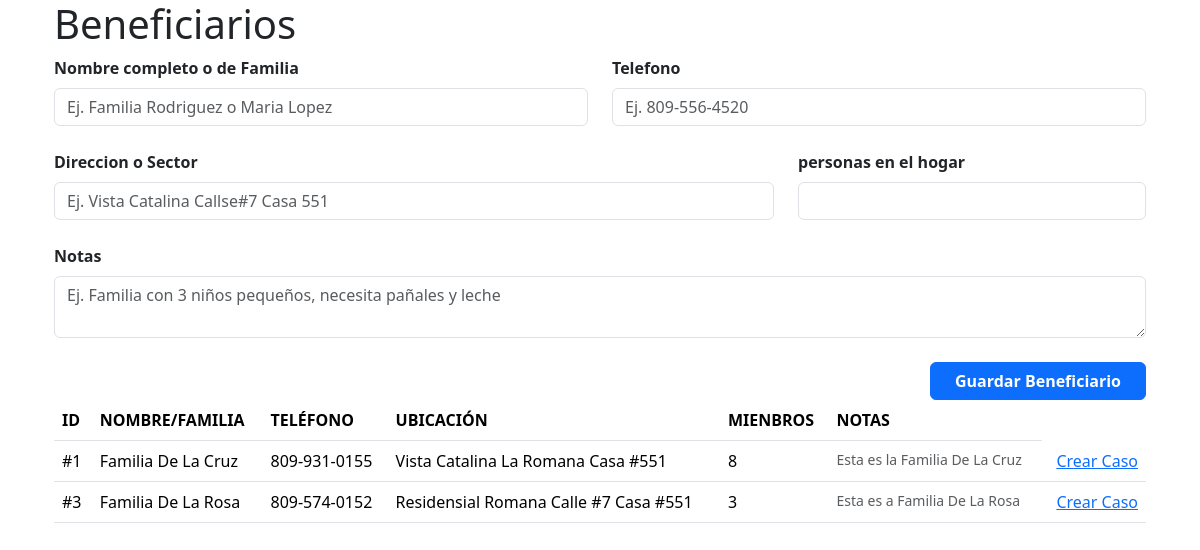
Screenshot of /beneficiaries with the database file from the repository.
### tables this page shows
CREATE TABLE beneficiaries (
    id INTEGER PRIMARY KEY AUTOINCREMENT,
    name TEXT NOT NULL,
    phone TEXT,
    location TEXT,
    household_size INTEGER DEFAULT 1,
    notes TEXT,
    created_at TIMESTAMP DEFAULT CURRENT_TIMESTAMP
);

### app.py (the view, shortened to what this page needs)
@app.route("/beneficiaries", methods=["GET", "POST"])
def beneficiaries():
  with get_db() as conn:
    all_beneficiaries = conn.execute("SELECT * FROM beneficiaries ORDER BY name ASC").fetchall()
  return render_template("beneficiaries.html", beneficiaries=all_beneficiaries)

### db.py (called while the page is built)
def get_db():
  if "db" not in g:
    g.db = sqlite3.connect(
      current_app.config["DATABASE"],
      detect_types=sqlite3.PARSE_DECLTYPES
    )
    g.db.row_factory = sqlite3.Row
  return g.db

### templates/beneficiaries.html (shortened to what this page needs)
{% extends "layout.html" %}
{% block main %}
  <div class="container">
    <h1>Beneficiarios</h1>
    <div>
      <form action="/beneficiaries" method="post">
        <div class="row g-4">
          <div class="col-12 col-md-6">
            <label for="name" class="form-label fw-semibold">Nombre completo o de Familia</label>
            <input type="text" class="form-control" name="name" placeholder="Ej. Familia Rodriguez o Maria Lopez" >
          </div>
          <div class="col-12 col-md-6">
            <label for="phone" class="form-label fw-semibold">Telefono</label>
            <input type="text" class="form-control" name="phone" placeholder="Ej. 809-556-4520" >
          </div>
          <div class="col-12 col-md-8">
            <label for="location" class="form-label fw-semibold">Direccion o Sector</label>
            <input type="text" class="form-control" name="location" placeholder="Ej. Vista Catalina Callse#7 Casa 551" >
          </div>
          <div class="col-12 col-md-4">
            <label for="household_size" class="form-label fw-semibold">personas en el hogar</label>
            <input type="number" class="form-control" name="household_size" >
          </div class="col-12">
          <div class="col-12">
            <label for="notes" class="form-label fw-semibold">Notas</label>
            <textarea name="notes" class="form-control" placeholder="Ej. Familia con 3 niños pequeños, necesita pañales y leche"></textarea>
          </div>
          <div class="col-12 d-flex justify-content-end gap-2 mt-4">
            <button type="submit" class="btn btn-primary px-4 fw-semibold">Guardar Beneficiario</button>
          </div>
        </div>
      </form>
    </div>
    <div>
      <table class="table">
        <thead>
          <tr>
            <th>ID</th>
            <th>NOMBRE/FAMILIA</th>
            <th>TELÉFONO</th>
            <th>UBICACIÓN</th>
            <th>MIENBROS</th>
            <th>NOTAS</th>
          </tr>
        </thead>
        <tbody>
          {% for b in beneficiaries %}
            <tr>
              <td>#{{ b.id }}</td>
              <td required>{{ b.name }}</td>
              <td>{{ b.phone }}</td>
              <td>{{ b.location }}</td>
              <td>{{ b.household_size }}</td>
              <td class="text-muted small">{{ b.notes }}</td>
              <td class="text-end">
                <a href="/cases/new?beneficiary_id={{ b.id }}">Crear Caso</a>
              </td>
            </tr>
          {% endfor %}
        </tbody>
      </table>
    </div>
  </div>
{% endblock %}

### templates/layout.html (shortened to what this page needs)
<!DOCTYPE html>
<html lang="en">
<head>
  <link href="https://cdn.jsdelivr.net/npm/bootstrap@5.3.3/dist/css/bootstrap.min.css" rel="stylesheet">
  <link href="https://cdn.jsdelivr.net/npm/bootstrap-icons@1.11.3/font/bootstrap-icons.min.css" rel="stylesheet">
</head>
<body>
  <div class="container">
    {% block main %}{% endblock %}
  </div>
</body>
</html>

### rows the page displays
beneficiaries: id "1", name "Familia De La Cruz", phone "809-931-0155", location "Vista Catalina La Romana Casa #551", household_size "8", notes "Esta es la Familia De La Cruz"
beneficiaries: id "3", name "Familia De La Rosa", phone "809-574-0152", location "Residensial Romana Calle #7 Casa #551", household_size "3", notes "Esta es a Familia De La Rosa"
